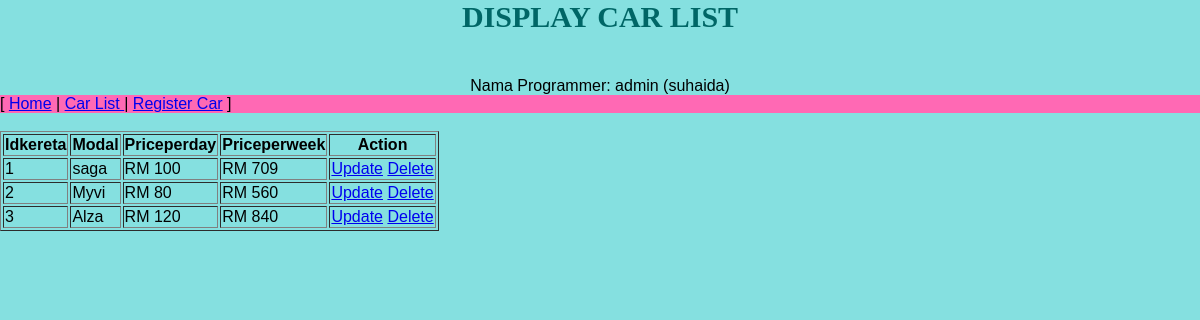
Before: /admin/listcar.php with the older database file.
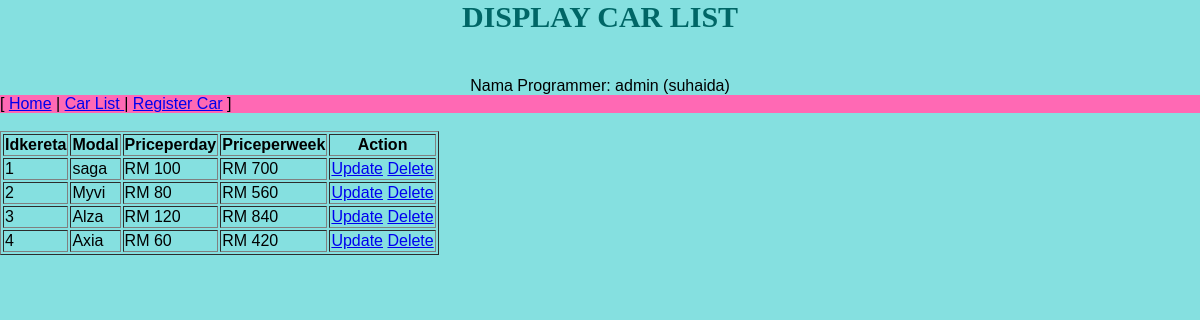
After: the same page with the newer database file.
### tables this page shows
CREATE TABLE `kereta` (
  `idkereta` int(10) NOT NULL,
  `modal` varchar(20) NOT NULL,
  `priceperday` varchar(10) NOT NULL,
  `priceperweek` varchar(10) NOT NULL
);

### admin/listcar.php (the view, shortened to what this page needs)
<?php
require '../connection.php';
$sql = "SELECT * FROM kereta";
$result = mysqli_query($conn, $sql);
?>
<html>
<head>
    <link rel="stylesheet" href="../style.css">
</head>
<body>
    <center>
        <h2> Display Car List</h2>
        <br> Nama Programmer: admin (suhaida)</a>
    </center>
    <nav style="background-color: hotpink">
        [
        <a class="active" href="../index.php">Home</a>
        |
        <a href="listcar.php">Car List </a>
        |
        <a href="register.php">Register Car</a>
        ]
    </nav>
    <br>
    <table border="1">
        <tr>
            <th>Idkereta</th>
            <th>Modal</th>
            <th>Priceperday</th>
            <th>Priceperweek</th>
            <th>Action</th>
        </tr>
        <?php
        if (mysqli_num_rows($result) > 0) {
            while ($row = mysqli_fetch_assoc($result)) {
        ?>
                <tr>
                    <td><?php echo $row["idkereta"]; ?></td>
                    <td><?php echo $row["modal"]; ?></td>
                    <td><?php echo $row["priceperday"]; ?></td>
                    <td><?php echo $row["priceperweek"]; ?></td>
                    <td colspan="2">
                        <a href="updatecar.php?idkereta=<?php echo $row["idkereta"]; ?>">Update</a>
                        <a href="deletecar.php?idkereta=<?php echo $row["idkereta"]; ?>" onclick="return confirm('Are you sure to delete?')">Delete</a>
                    </td>
                </tr>
        <?php
            }
        } else {
            echo "0 results";
        }
        ?>
    </table>
</body>
</html>

Changed rows visible on the page:
changed kereta "saga": priceperweek "RM 709" → "RM 700"
added kereta: idkereta "4", modal "Axia", priceperday "RM 60", priceperweek "RM 420"
